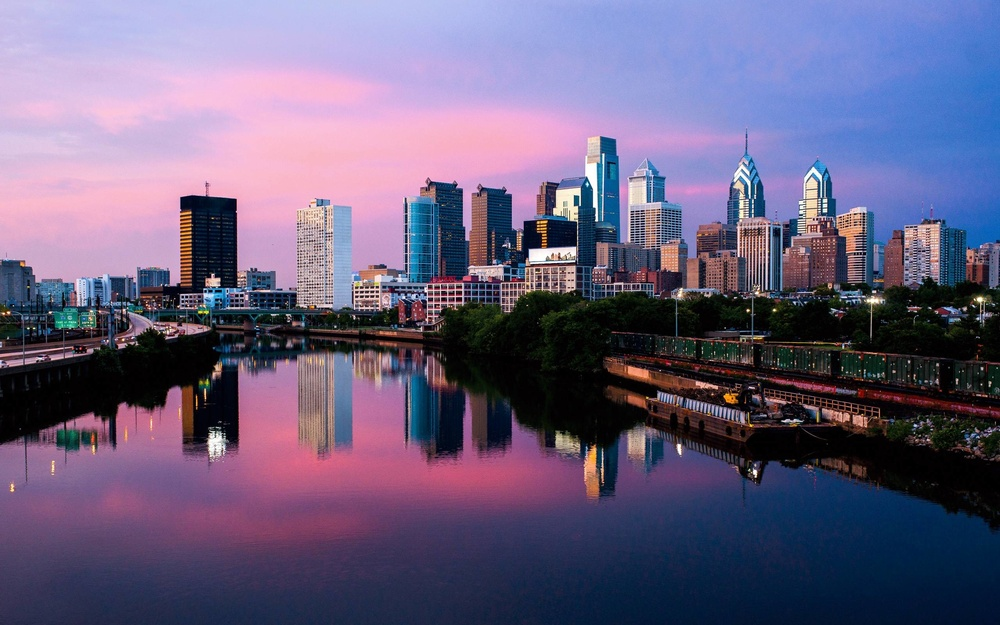
#> input picture images/sky.jpeg, 1000 x 625 px, shrunk from 2560 x 1600 before the run
$ python hpf.py
#> lines starting #> are read from the running program, lines starting #| are printed output that depends on the picture
import cv2
import numpy as np
from scipy import ndimage

kernel_3x3 = np.array([[-1, -1, -1],
                       [-1,  8, -1],
                       [-1, -1, -1]])

kernel_5x5 = np.array([[-1, -1, -1, -1, -1],
                       [-1,  1,  2,  1, -1],
                       [-1,  2,  4,  2, -1],
                       [-1,  1,  2,  1, -1],
                       [-1, -1, -1, -1, -1]])

img = cv2.imread("../images/sky.jpeg", 0)
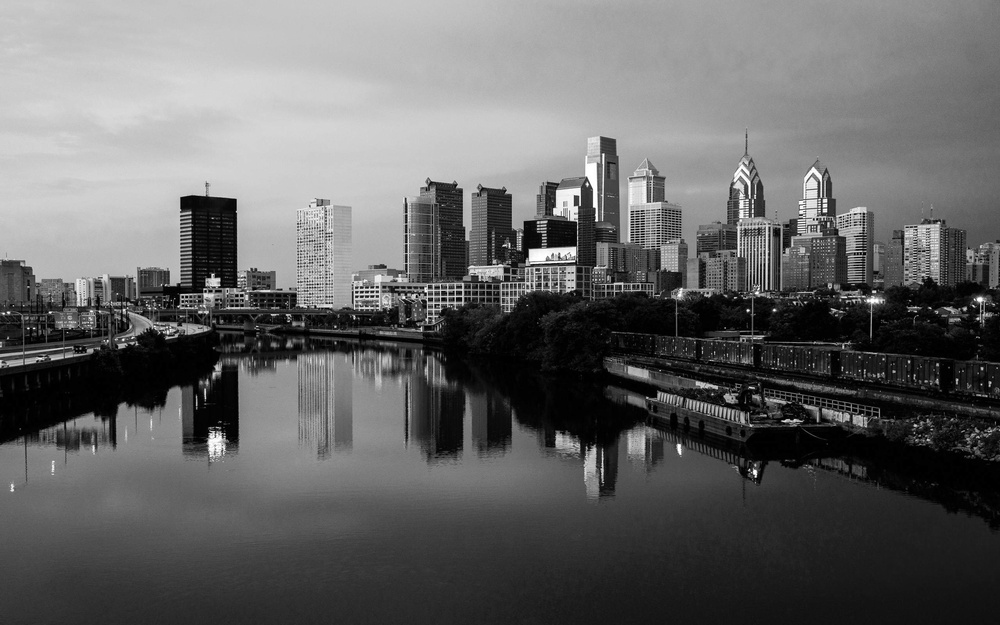
#> img: shape (625, 1000); min 0, max 255, mean 101.6

k3 = ndimage.convolve(img, kernel_3x3)
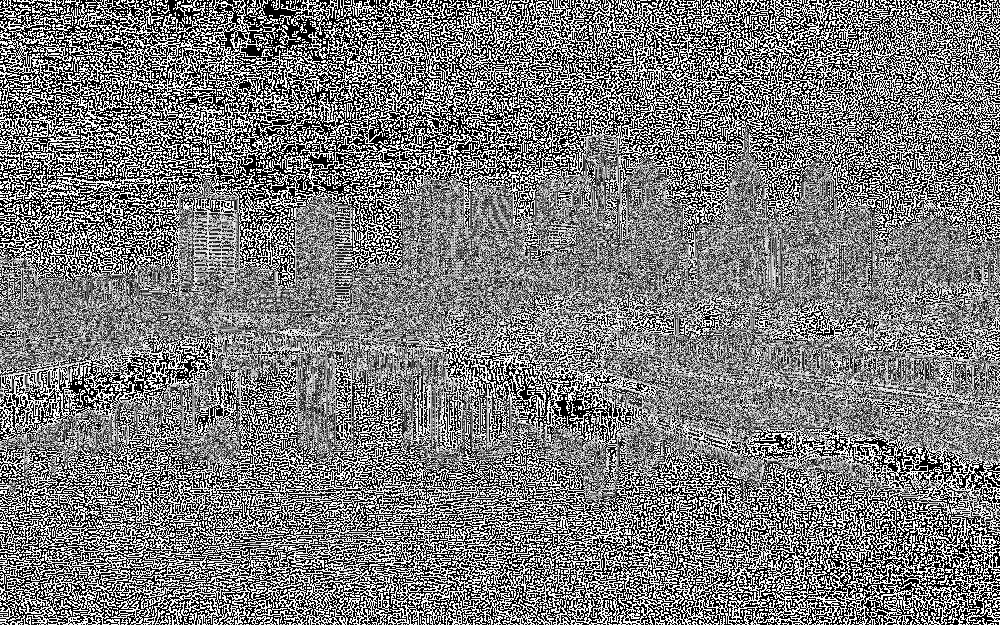
#> k3: shape (625, 1000); min 0, max 255, mean 123.7
k5 = ndimage.convolve(img, kernel_5x5)
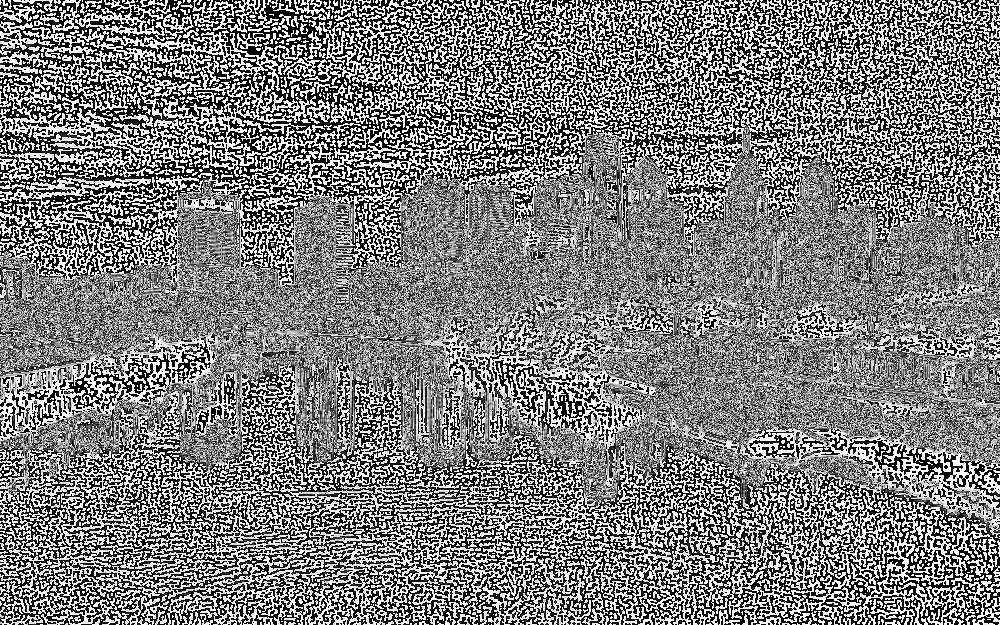
#> k5: shape (625, 1000); min 0, max 255, mean 126.6

blurred = cv2.GaussianBlur(img, (17,17), 0)
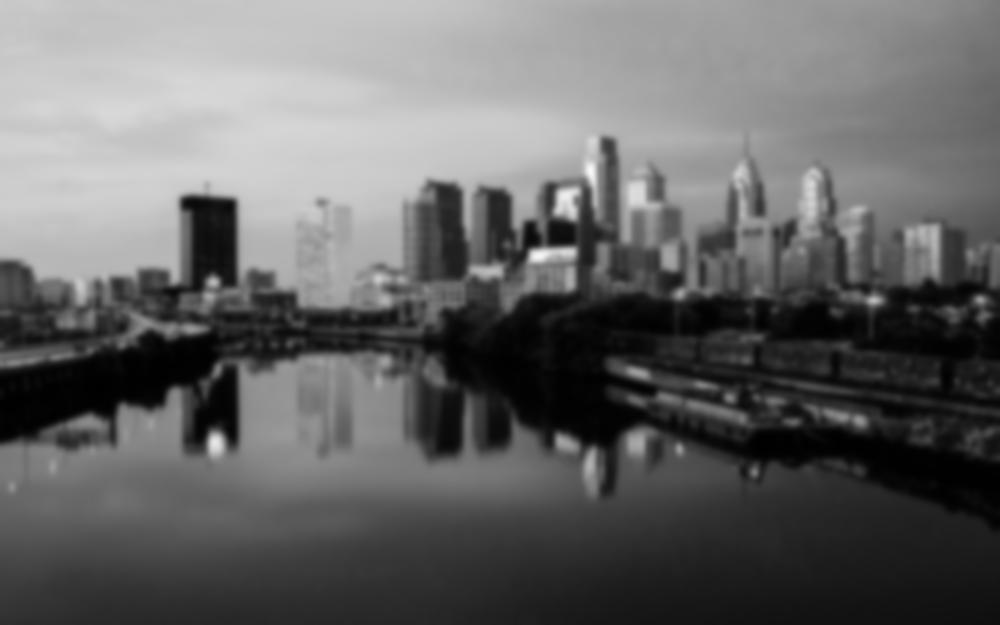
#> blurred: shape (625, 1000); min 0, max 247, mean 101.6
g_hpf = img - blurred
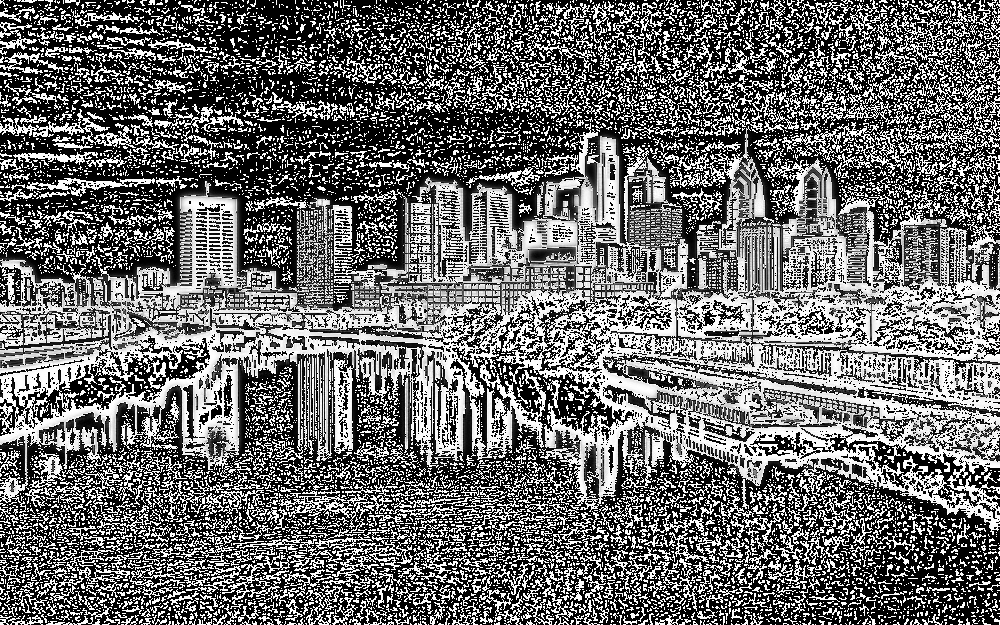
#> g_hpf: shape (625, 1000); min 0, max 255, mean 107.3

cv2.imshow("3x3", k3)
cv2.imshow("5x5", k5)
cv2.imshow("blurred", blurred)
cv2.imshow("g_hpf", g_hpf)
cv2.imwrite("hpf.jpeg", g_hpf)
cv2.waitKey()
cv2.destroyAllWindows()

$ run again, with images/people.jpeg copied over images/sky.jpeg
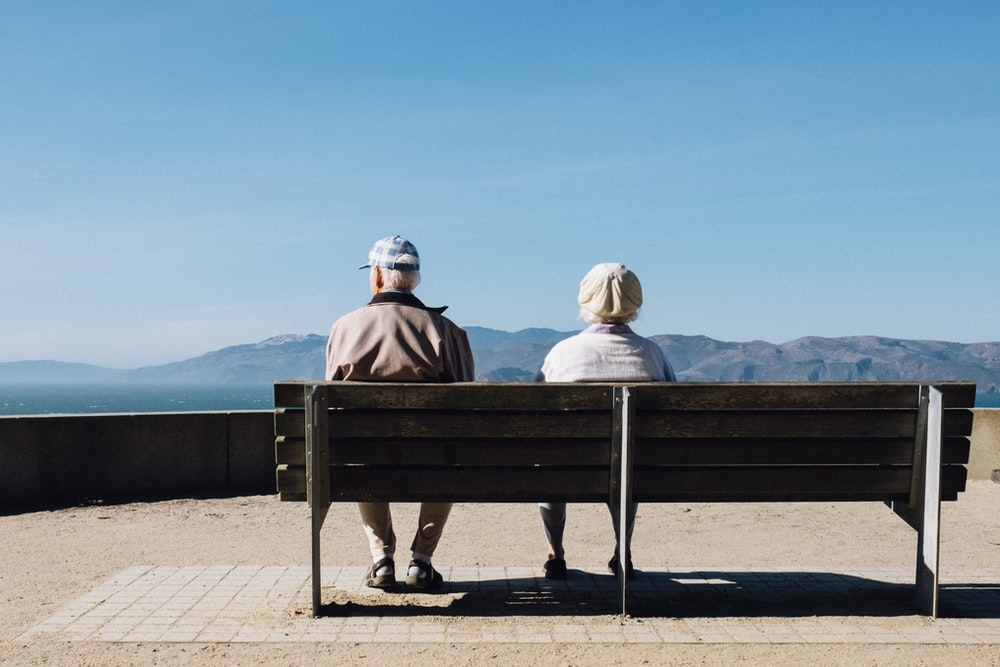
#> input picture images/people.jpeg, 1000 x 667 px
#> `blurred = cv2.GaussianBlur(img, (17,17), 0)`:
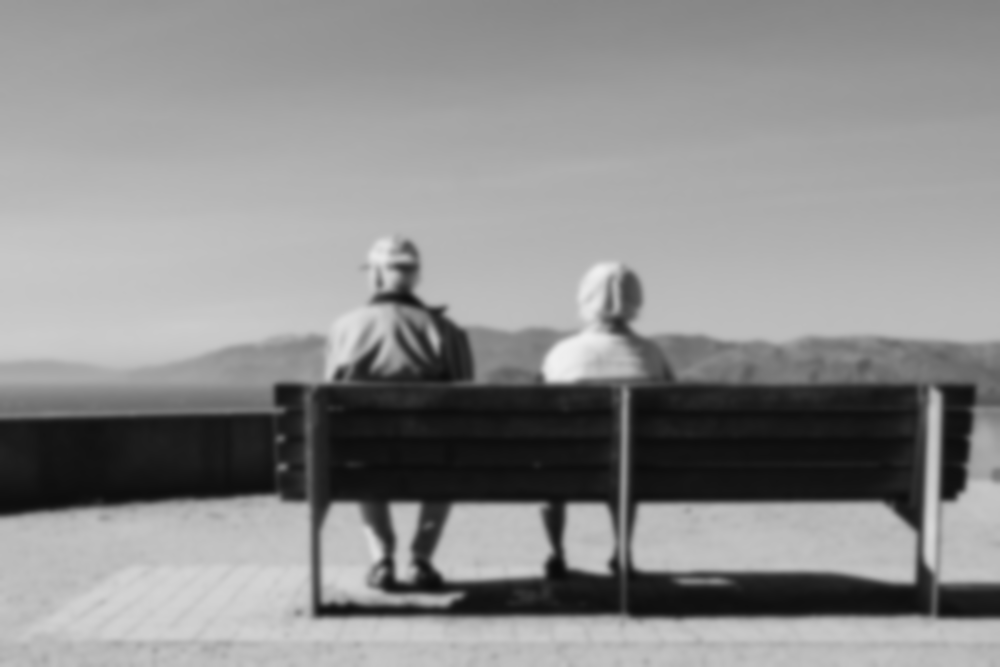
#> blurred: shape (667, 1000); min 10, max 241, mean 141.2
#> `g_hpf = img - blurred`:
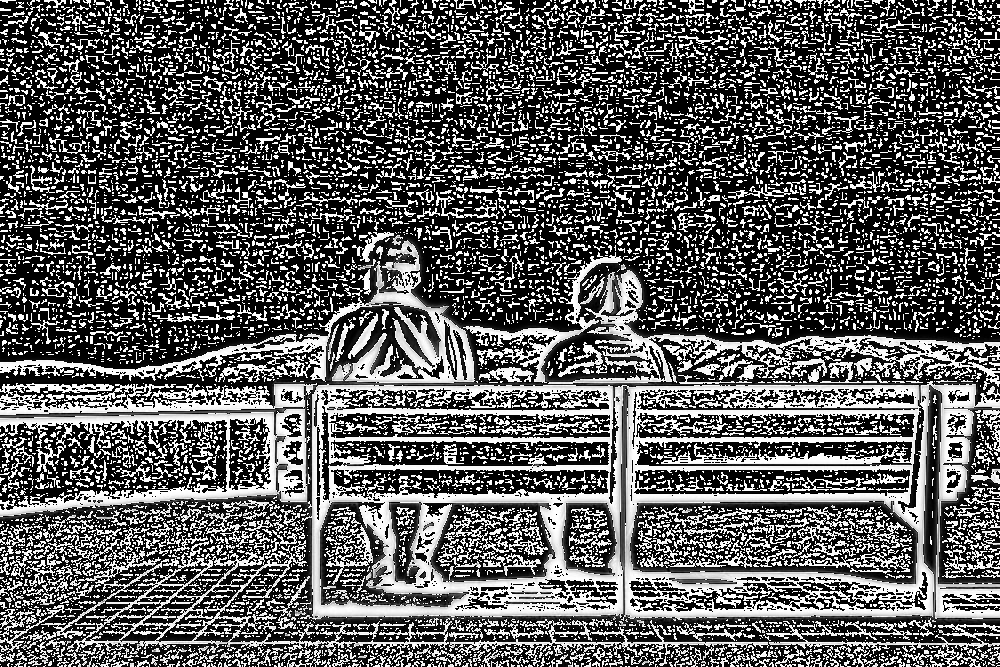
#> g_hpf: shape (667, 1000); min 0, max 255, mean 92
